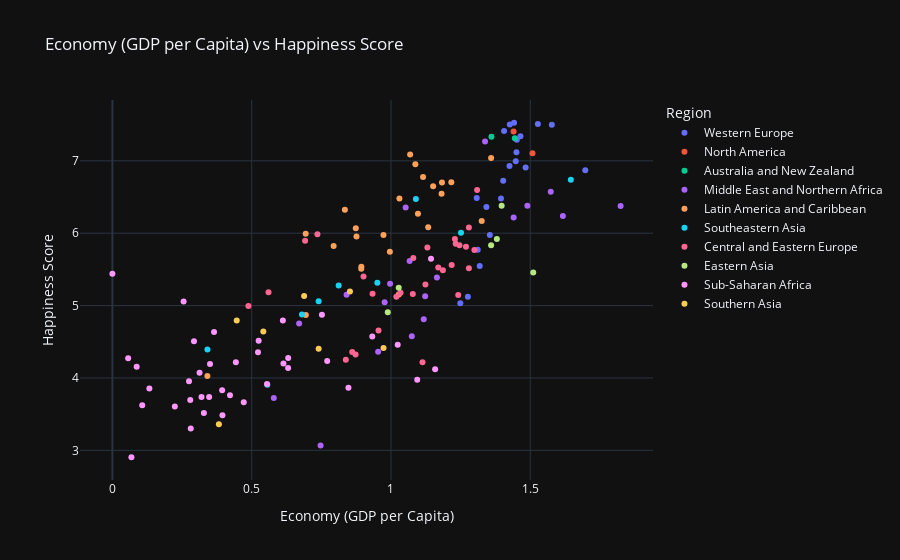

Notebook code for this chart:
### Markdown cell above
Identify the effect of GDP per capita on Happiness Score in various Regions

### Code cell
fig1 = px.scatter(df, x = 'Economy (GDP per Capita)', y = 'Happiness Score', color = 'Region', hover_name = 'Region', title = 'Economy (GDP per Capita) vs Happiness Score')
fig1.show()

### Figure 1 — Plotly figure (JSON) as saved in the notebook; plotly's stock layout.template omitted (floating-point values rounded to 4 significant figures)
{"data": [{"hovertemplate": "<b>%{hovertext}</b><br><br>Region=Western Europe<br>Economy (GDP per Capita)=%{x}<br>Happiness Score=%{y}<extra></extra>", "hovertext": ["Western Europe", "Western Europe", "Western Europe", "Western Europe", "Western Europe", "Western Europe", "Western Europe", "Western Europe", "Western Europe", "Western Europe", "Western Europe", "Western Europe", "Western Europe", "Western Europe", "Western Europe", "Western Europe", "Western Europe", "Western Europe", "Western Europe", "Western Europe", "Western Europe"], "legendgroup": "Western Europe", "marker": {"color": "#636efa", "symbol": "circle"}, "mode": "markers", "name": "Western Europe", "orientation": "v", "showlegend": true, "type": "scatter", "x": [1.442, 1.527, 1.427, 1.577, 1.406, 1.465, 1.452, 1.45, 1.448, 1.425, 1.483, 1.698, 1.403, 1.308, 1.395, 1.343, 1.355, 1.311, 1.319, 1.276, 1.249], "xaxis": "x", "y": [7.526, 7.509, 7.501, 7.498, 7.413, 7.339, 7.291, 7.119, 6.994, 6.929, 6.907, 6.871, 6.725, 6.488, 6.478, 6.361, 5.977, 5.771, 5.546, 5.123, 5.033], "yaxis": "y"}, {"hovertemplate": "<b>%{hovertext}</b><br><br>Region=North America<br>Economy (GDP per Capita)=%{x}<br>Happiness Score=%{y}<extra></extra>", "hovertext": ["North America", "North America"], "legendgroup": "North America", "marker": {"color": "#EF553B", "symbol": "circle"}, "mode": "markers", "name": "North America", "orientation": "v", "showlegend": true, "type": "scatter", "x": [1.44, 1.508], "xaxis": "x", "y": [7.404, 7.104], "yaxis": "y"}, {"hovertemplate": "<b>%{hovertext}</b><br><br>Region=Australia and New Zealand<br>Economy (GDP per Capita)=%{x}<br>Happiness Score=%{y}<extra></extra>", "hovertext": ["Australia and New Zealand", "Australia and New Zealand"], "legendgroup": "Australia and New Zealand", "marker": {"color": "#00cc96", "symbol": "circle"}, "mode": "markers", "name": "Australia and New Zealand", "orientation": "v", "showlegend": true, "type": "scatter", "x": [1.361, 1.444], "xaxis": "x", "y": [7.334, 7.313], "yaxis": "y"}, {"hovertemplate": "<b>%{hovertext}</b><br><br>Region=Middle East and Northern Africa<br>Economy (GDP per Capita)=%{x}<br>Happiness Score=%{y}<extra></extra>", "hovertext": ["Middle East and Northern Africa", "Middle East and Northern Africa", "Middle East and Northern Africa", "Middle East and Northern Africa", "Middle East and Northern Africa", "Middle East and Northern Africa", "Middle East and Northern Africa", "Middle East and Northern Africa", "Middle East and Northern Africa", "Middle East and Northern Africa", "Middle East and Northern Africa", "Middle East and Northern Africa", "Middle East and Northern Africa", "Middle East and Northern Africa", "Middle East and Northern Africa", "Middle East and Northern Africa", "Middle East and Northern Africa", "Middle East and Northern Africa", "Middle East and Northern Africa"], "legendgroup": "Middle East and Northern Africa", "marker": {"color": "#ab63fa", "symbol": "circle"}, "mode": "markers", "name": "Middle East and Northern Africa", "orientation": "v", "showlegend": true, "type": "scatter", "x": [1.338, 1.574, 1.49, 1.824, 1.053, 1.617, 1.44, 1.067, 1.165, 0.9967, 0.8406, 1.123, 0.9772, 1.118, 0.6702, 1.075, 0.9539, 0.5794, 0.7472], "xaxis": "x", "y": [7.267, 6.573, 6.379, 6.375, 6.355, 6.239, 6.218, 5.615, 5.389, 5.303, 5.151, 5.129, 5.045, 4.813, 4.754, 4.575, 4.362, 3.724, 3.069], "yaxis": "y"}, {"hovertemplate": "<b>%{hovertext}</b><br><br>Region=Latin America and Caribbean<br>Economy (GDP per Capita)=%{x}<br>Happiness Score=%{y}<extra></extra>", "hovertext": ["Latin America and Caribbean", "Latin America and Caribbean", "Latin America and Caribbean", "Latin America and Caribbean", "Latin America and Caribbean", "Latin America and Caribbean", "Latin America and Caribbean", "Latin America and Caribbean", "Latin America and Caribbean", "Latin America and Caribbean", "Latin America and Caribbean", "Latin America and Caribbean", "Latin America and Caribbean", "Latin America and Caribbean", "Latin America and Caribbean", "Latin America and Caribbean", "Latin America and Caribbean", "Latin America and Caribbean", "Latin America and Caribbean", "Latin America and Caribbean", "Latin America and Caribbean", "Latin America and Caribbean", "Latin America and Caribbean", "Latin America and Caribbean"], "legendgroup": "Latin America and Caribbean", "marker": {"color": "#FFA15A", "symbol": "circle"}, "mode": "markers", "name": "Latin America and Caribbean", "orientation": "v", "showlegend": true, "type": "scatter", "x": [1.069, 1.359, 1.088, 1.115, 1.217, 1.183, 1.151, 1.182, 1.03, 0.8345, 1.097, 1.326, 1.134, 0.8737, 0.6938, 0.9731, 0.8762, 0.7942, 0.996, 0.8937, 0.8933, 1.028, 0.6943, 0.341], "xaxis": "x", "y": [7.087, 7.039, 6.952, 6.778, 6.705, 6.701, 6.65, 6.545, 6.481, 6.324, 6.269, 6.168, 6.084, 6.068, 5.992, 5.976, 5.956, 5.822, 5.743, 5.538, 5.51, 5.155, 4.871, 4.028], "yaxis": "y"}, {"hovertemplate": "<b>%{hovertext}</b><br><br>Region=Southeastern Asia<br>Economy (GDP per Capita)=%{x}<br>Happiness Score=%{y}<extra></extra>", "hovertext": ["Southeastern Asia", "Southeastern Asia", "Southeastern Asia", "Southeastern Asia", "Southeastern Asia", "Southeastern Asia", "Southeastern Asia", "Southeastern Asia", "Southeastern Asia"], "legendgroup": "Southeastern Asia", "marker": {"color": "#19d3f3", "symbol": "circle"}, "mode": "markers", "name": "Southeastern Asia", "orientation": "v", "showlegend": true, "type": "scatter", "x": [1.646, 1.089, 1.251, 0.951, 0.8122, 0.7404, 0.6804, 0.3411, 0.556], "xaxis": "x", "y": [6.739, 6.474, 6.005, 5.314, 5.279, 5.061, 4.876, 4.395, 3.907], "yaxis": "y"}, {"hovertemplate": "<b>%{hovertext}</b><br><br>Region=Central and Eastern Europe<br>Economy (GDP per Capita)=%{x}<br>Happiness Score=%{y}<extra></extra>", "hovertext": ["Central and Eastern Europe", "Central and Eastern Europe", "Central and Eastern Europe", "Central and Eastern Europe", "Central and Eastern Europe", "Central and Eastern Europe", "Central and Eastern Europe", "Central and Eastern Europe", "Central and Eastern Europe", "Central and Eastern Europe", "Central and Eastern Europe", "Central and Eastern Europe", "Central and Eastern Europe", "Central and Eastern Europe", "Central and Eastern Europe", "Central and Eastern Europe", "Central and Eastern Europe", "Central and Eastern Europe", "Central and Eastern Europe", "Central and Eastern Europe", "Central and Eastern Europe", "Central and Eastern Europe", "Central and Eastern Europe", "Central and Eastern Europe", "Central and Eastern Europe", "Central and Eastern Europe", "Central and Eastern Europe", "Central and Eastern Europe", "Central and Eastern Europe"], "legendgroup": "Central and Eastern Europe", "marker": {"color": "#FF6692", "symbol": "circle"}, "mode": "markers", "name": "Central and Eastern Europe", "orientation": "v", "showlegend": true, "type": "scatter", "x": [1.309, 1.28, 0.7359, 1.229, 0.6918, 1.232, 1.246, 1.269, 1.131, 1.299, 1.08, 1.218, 1.17, 1.28, 1.186, 0.9014, 1.124, 0.5604, 1.034, 0.9338, 1.078, 1.241, 1.019, 0.4884, 0.9553, 0.8609, 0.8729, 0.8379, 1.113], "xaxis": "x", "y": [6.596, 6.078, 5.987, 5.919, 5.897, 5.856, 5.835, 5.813, 5.802, 5.768, 5.658, 5.56, 5.528, 5.517, 5.488, 5.401, 5.291, 5.185, 5.177, 5.163, 5.161, 5.145, 5.121, 4.996, 4.655, 4.36, 4.324, 4.252, 4.217], "yaxis": "y"}, {"hovertemplate": "<b>%{hovertext}</b><br><br>Region=Eastern Asia<br>Economy (GDP per Capita)=%{x}<br>Happiness Score=%{y}<extra></extra>", "hovertext": ["Eastern Asia", "Eastern Asia", "Eastern Asia", "Eastern Asia", "Eastern Asia", "Eastern Asia"], "legendgroup": "Eastern Asia", "marker": {"color": "#B6E880", "symbol": "circle"}, "mode": "markers", "name": "Eastern Asia", "orientation": "v", "showlegend": true, "type": "scatter", "x": [1.397, 1.38, 1.359, 1.511, 1.028, 0.9885], "xaxis": "x", "y": [6.379, 5.921, 5.835, 5.458, 5.245, 4.907], "yaxis": "y"}, {"hovertemplate": "<b>%{hovertext}</b><br><br>Region=Sub-Saharan Africa<br>Economy (GDP per Capita)=%{x}<br>Happiness Score=%{y}<extra></extra>", "hovertext": ["Sub-Saharan Africa", "Sub-Saharan Africa", "Sub-Saharan Africa", "Sub-Saharan Africa", "Sub-Saharan Africa", "Sub-Saharan Africa", "Sub-Saharan Africa", "Sub-Saharan Africa", "Sub-Saharan Africa", "Sub-Saharan Africa", "Sub-Saharan Africa", "Sub-Saharan Africa", "Sub-Saharan Africa", "Sub-Saharan Africa", "Sub-Saharan Africa", "Sub-Saharan Africa", "Sub-Saharan Africa", "Sub-Saharan Africa", "Sub-Saharan Africa", "Sub-Saharan Africa", "Sub-Saharan Africa", "Sub-Saharan Africa", "Sub-Saharan Africa", "Sub-Saharan Africa", "Sub-Saharan Africa", "Sub-Saharan Africa", "Sub-Saharan Africa", "Sub-Saharan Africa", "Sub-Saharan Africa", "Sub-Saharan Africa", "Sub-Saharan Africa", "Sub-Saharan Africa", "Sub-Saharan Africa", "Sub-Saharan Africa", "Sub-Saharan Africa", "Sub-Saharan Africa", "Sub-Saharan Africa", "Sub-Saharan Africa"], "legendgroup": "Sub-Saharan Africa", "marker": {"color": "#FF97FF", "symbol": "circle"}, "mode": "markers", "name": "Sub-Saharan Africa", "orientation": "v", "showlegend": true, "type": "scatter", "x": [1.144, 0.0, 0.2556, 0.7522, 0.612, 0.3649, 0.9329, 0.525, 0.2928, 1.024, 0.5227, 0.6311, 0.05661, 0.7711, 0.4431, 0.6139, 0.3504, 0.08709, 0.6307, 1.159, 0.3129, 1.094, 0.2751, 0.5551, 0.8473, 0.1327, 0.3939, 0.4221, 0.32, 0.3472, 0.2795, 0.4716, 0.1071, 0.2241, 0.3285, 0.395, 0.2812, 0.06831], "xaxis": "x", "y": [5.648, 5.44, 5.057, 4.875, 4.795, 4.635, 4.574, 4.513, 4.508, 4.459, 4.356, 4.276, 4.272, 4.236, 4.219, 4.201, 4.193, 4.156, 4.139, 4.121, 4.073, 3.974, 3.956, 3.916, 3.866, 3.856, 3.832, 3.763, 3.739, 3.739, 3.695, 3.666, 3.622, 3.607, 3.515, 3.484, 3.303, 2.905], "yaxis": "y"}, {"hovertemplate": "<b>%{hovertext}</b><br><br>Region=Southern Asia<br>Economy (GDP per Capita)=%{x}<br>Happiness Score=%{y}<extra></extra>", "hovertext": ["Southern Asia", "Southern Asia", "Southern Asia", "Southern Asia", "Southern Asia", "Southern Asia", "Southern Asia"], "legendgroup": "Southern Asia", "marker": {"color": "#FECB52", "symbol": "circle"}, "mode": "markers", "name": "Southern Asia", "orientation": "v", "showlegend": true, "type": "scatter", "x": [0.8527, 0.6882, 0.4463, 0.5418, 0.9732, 0.7404, 0.3823], "xaxis": "x", "y": [5.196, 5.132, 4.793, 4.643, 4.415, 4.404, 3.36], "yaxis": "y"}], "layout": {"legend": {"title": {"text": "Region"}, "tracegroupgap": 0}, "title": {"text": "Economy (GDP per Capita) vs Happiness Score"}, "xaxis": {"anchor": "y", "domain": [0, 1], "title": {"text": "Economy (GDP per Capita)"}}, "yaxis": {"anchor": "x", "domain": [0, 1], "title": {"text": "Happiness Score"}}}}
